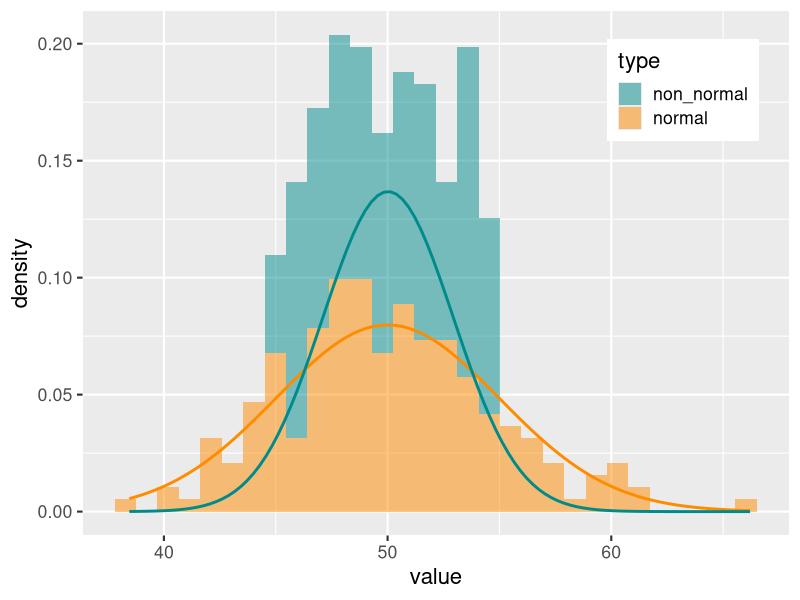
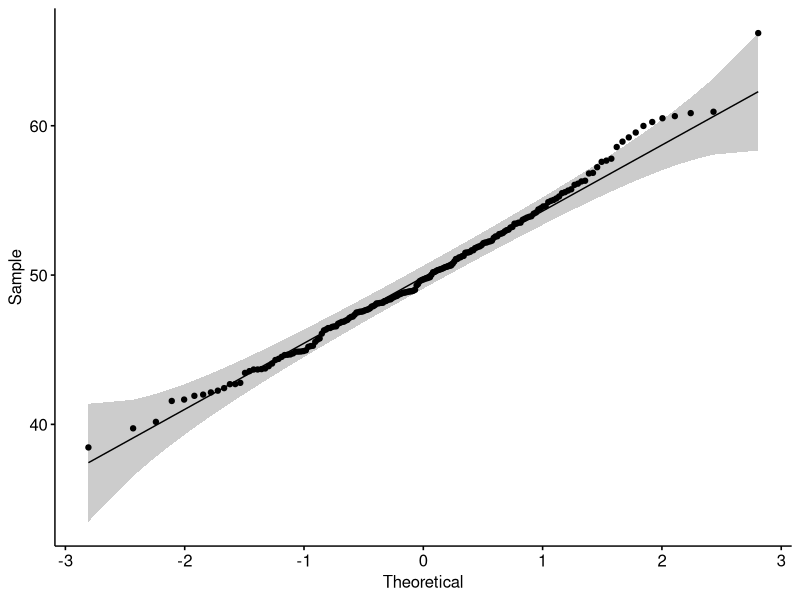
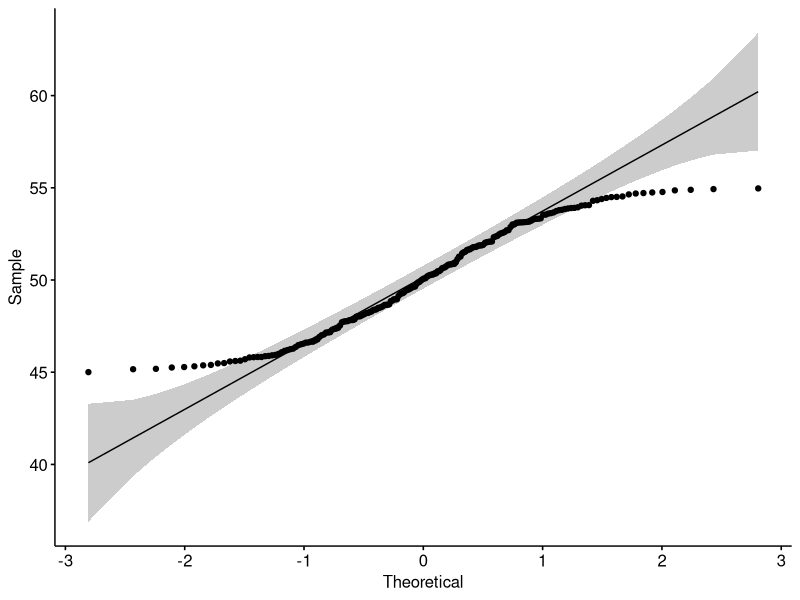
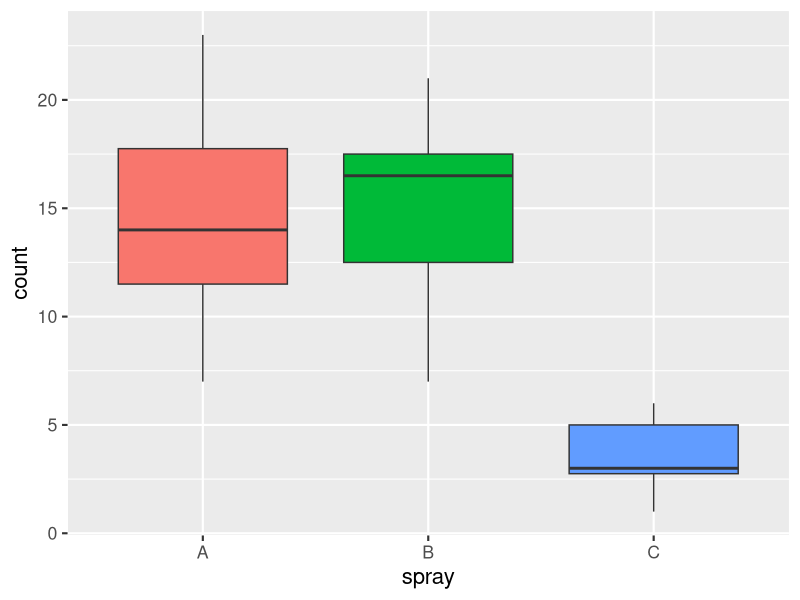
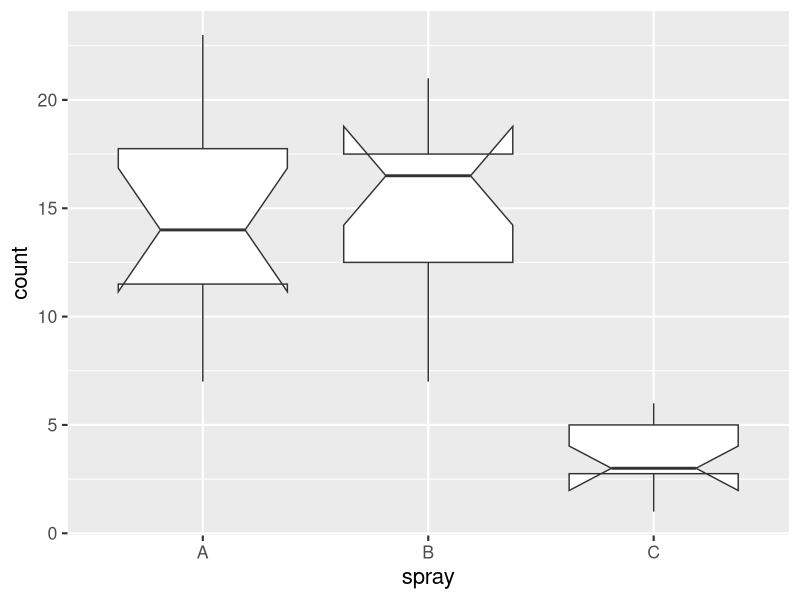
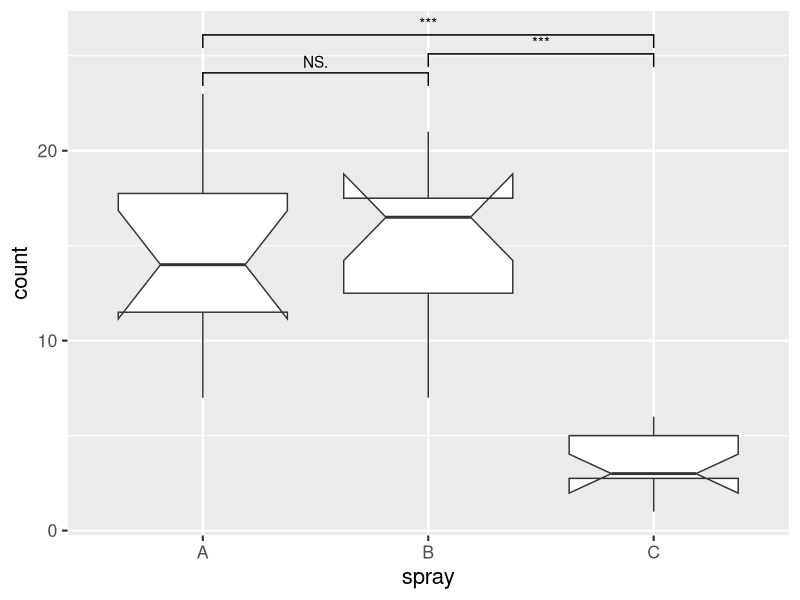
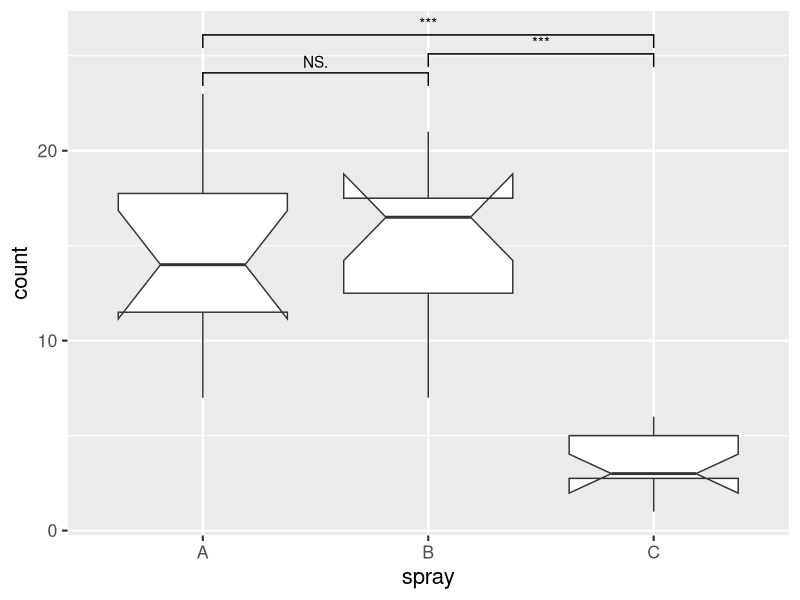
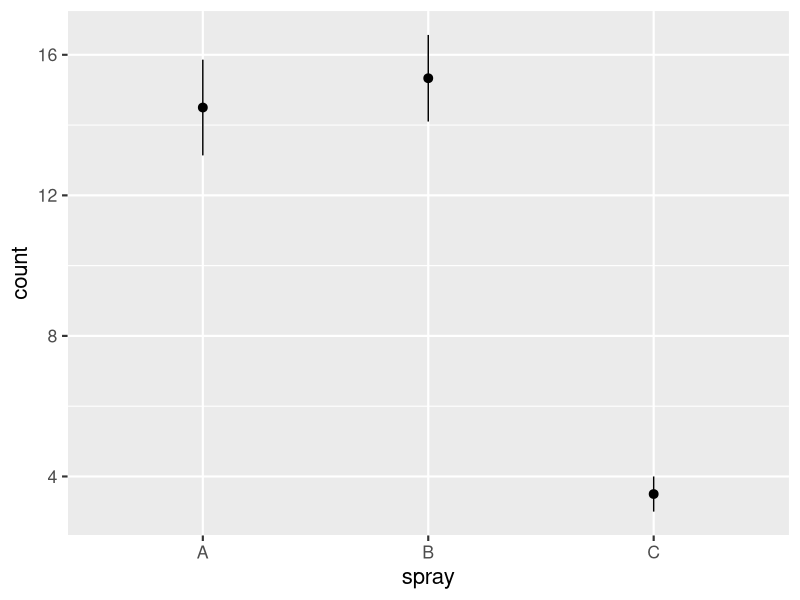

Write the R code that produced these figures, in order.
## ---- chunk 1
library(dplyr)
library(ggplot2)
library(tidyr)
theme_set(theme_grey(base_size = 16))
options(scipen = 0)
## ---- chunk 2
#| echo: true
#| code-fold: true
#| code-summary: "Expand to reproduce the data"
set.seed(123)
mydata <- tibble(
  normal = rnorm(
    n = 200,
    mean = 50,
    sd = 5
  ),
  non_normal = runif(
    n = 200,
    min = 45,
    max = 55
  )
)
## ---- chunk 3
mydata
## ---- chunk 4
#| fig-width: 6
#| fig-height: 6
#| code-fold: true
#| code-summary: "Code to generate histogram"
mydata |>
  pivot_longer(
    cols = 1:2,
    names_to = "type",
    values_to = "value"
  ) |>
  ggplot() +
  geom_histogram(
    alpha = 0.5,
    aes(
      x = value,
      fill = type,
      # plot probability instead of count on y axis
      y = after_stat(density)
    )
  ) +
  stat_function(
    fun = dnorm,
    args = list(
      mean = 50,
      sd = 5
    ),
    color = "darkorange",
    linewidth = 1
  ) +
  stat_function(
    fun = dnorm,
    args = list(
      mean = mean(mydata$non_normal),
      sd = sd(mydata$non_normal)
    ),
    color = "cyan4",
    linewidth = 1
  ) +
  scale_fill_manual(values = c("cyan4", "darkorange")) +
  theme(
    legend.position = "inside",
    legend.position.inside = c(0.85, 0.85)
  )
## ---- chunk 5
shapiro.test(mydata$normal)
## ---- chunk 6
shapiro.test(mydata$non_normal)
## ---- chunk 7
#| fig-height: 5.1
# ggplot(
#   mydata,
#   aes(sample = normal)
# ) +
#   stat_qq() +
#   stat_qq_line()
ggpubr::ggqqplot(mydata$normal)
## ---- chunk 8
#| fig-height: 5.1
# ggplot(
#   mydata,
#   aes(sample = non_normal)
# ) +
#   stat_qq() +
#   stat_qq_line()
ggpubr::ggqqplot(mydata$non_normal)
## ---- chunk 9
#| code-fold: true
#| code-summary: "Expand to reproduce the data"
InsectSprays <- InsectSprays |>
  filter(spray %in% c("A", "B", "E")) |>
  mutate(spray = case_match(spray, "E" ~ "C", .default = spray))
## ---- chunk 10
TreatA <- filter(InsectSprays, spray == "A")$count
TreatB <- filter(InsectSprays, spray == "B")$count
TreatC <- filter(InsectSprays, spray == "C")$count
## ---- chunk 11
#| fig-height: 6.0
#| code-fold: true
#| code-summary: "Code to generate boxplot"
ggplot(InsectSprays, aes(x = spray, y = count, fill = spray)) +
  geom_boxplot() +
  theme(legend.position = "none")
## ---- chunk 12
shapiro.test(TreatA)
shapiro.test(TreatB)
shapiro.test(TreatC)
## ---- chunk 13
#| error: true
var.test(TreatA, TreatB)
## ---- chunk 14
#| error: true
var.test(TreatA, TreatC)
## ---- chunk 15
t.test(TreatA, TreatB, var.equal = TRUE)
## ---- chunk 16
t.test(TreatA, TreatC, var.equal = FALSE)
## ---- chunk 17
wilcox.test(TreatA, TreatB)
## ---- chunk 18
#| output-location: column
#| flourish:
#|   - target: "notch = TRUE"
ggplot(
  InsectSprays,
  aes(x = spray, y = count)
) +
  geom_boxplot(notch = TRUE)
## ---- chunk 19
# install.packages("ggsignif")
library(ggsignif)
## ---- chunk 20
library(ggsignif)
theme_set(theme_grey(base_size = 16))
## ---- chunk 21
#| code-line-numbers: "6-14"
#| output-location: column
ggplot(
  InsectSprays,
  aes(x = spray, y = count)
) +
  geom_boxplot(notch = TRUE) +
  geom_signif(
    comparisons = list(
      c("A", "B"),
      c("B", "C"),
      c("A", "C")
    ),
    map_signif_level = TRUE,
    y_position = c(23, 24, 25)
  )
## ---- chunk 22
#| code-line-numbers: "12-15"
#| echo: false
ggplot(
  InsectSprays,
  aes(x = spray, y = count)
) +
  geom_boxplot(notch = TRUE) +
  geom_signif(
    comparisons = list(
      c("A", "B"),
      c("B", "C"),
      c("A", "C")
    ),
    test = "t.test",
    test.args = list(
      var.equal = TRUE
    ),
    map_signif_level = TRUE,
    y_position = c(23, 24, 25)
  )
## ---- chunk 23
#| echo: false
ggplot(
  InsectSprays,
  aes(x = spray, y = count)
) +
  stat_summary()
## ---- chunk 24
#| echo: false
#| code-line-numbers: "5-14"
ggplot(
  InsectSprays,
  aes(x = spray, y = count)
) +
  stat_summary(
    fun.data = mean_se,
    geom = "errorbar"
  ) +
  stat_summary(
    fun = mean,
    geom = "point",
    color = "#28a87d",
    size = 4
  )
## ---- chunk 25
#| code-line-numbers: "12"
#| output-location: column
ggplot(
  InsectSprays,
  aes(x = spray, y = count)
) +
  stat_summary(
    fun.data = mean_se,
    geom = "errorbar",
    width = 0.3
  ) +
  stat_summary(
    fun = mean,
    geom = "bar"
  )
## ---- chunk 26
#| code-line-numbers: "14-23"
#| output-location: column
ggplot(
  InsectSprays,
  aes(x = spray, y = count)
) +
  stat_summary(
    fun.data = mean_se,
    geom = "errorbar",
    width = 0.3
  ) +
  stat_summary(
    fun = mean,
    geom = "bar"
  ) +
  ggsignif::geom_signif(
    comparisons = list(
      c("A", "B"),
      c("B", "C"),
      c("A", "C")
    ),
    test = "t.test",
    map_signif_level = TRUE,
    y_position = c(17, 18, 19)
  )
